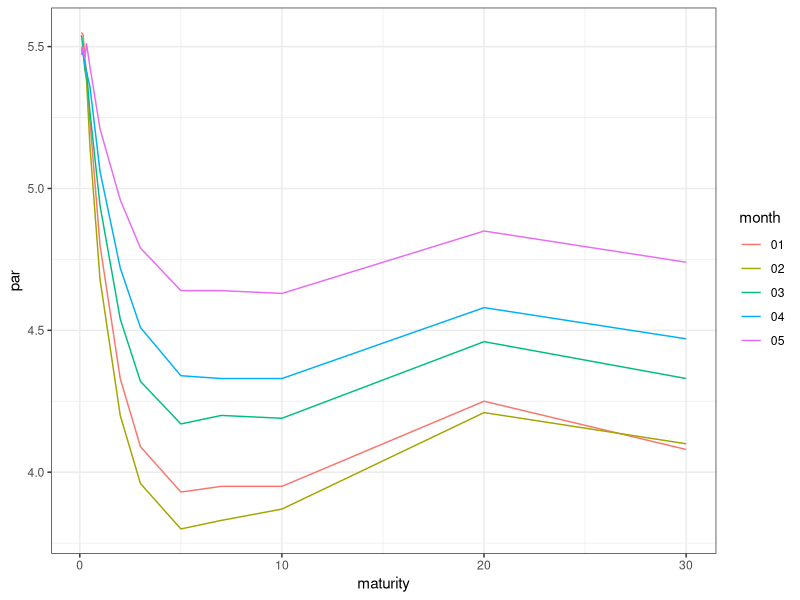
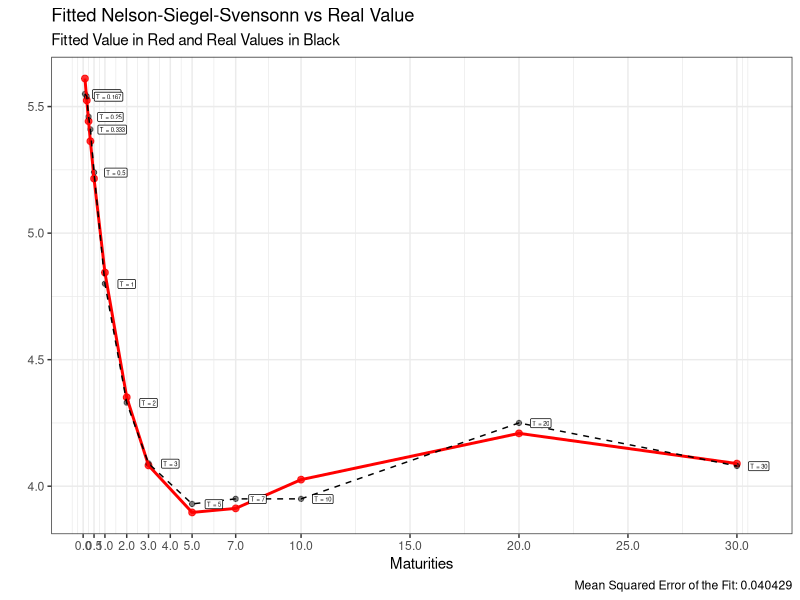
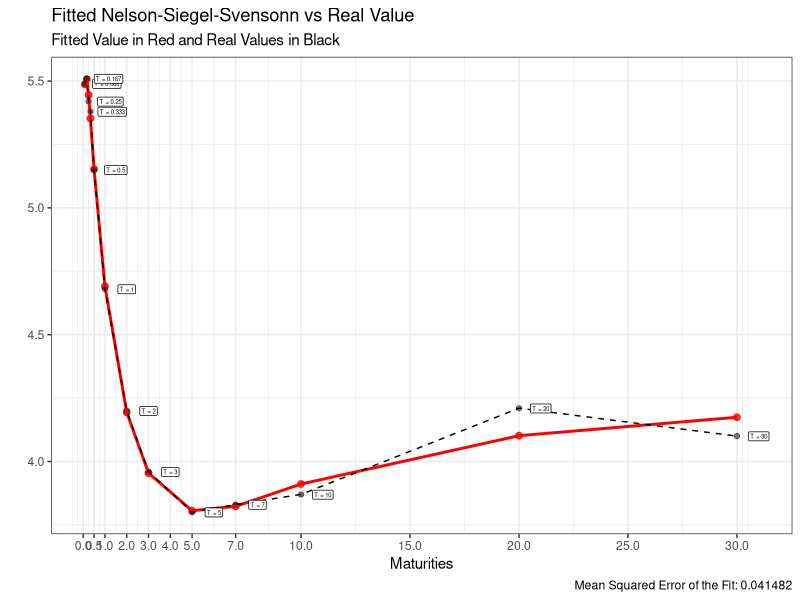
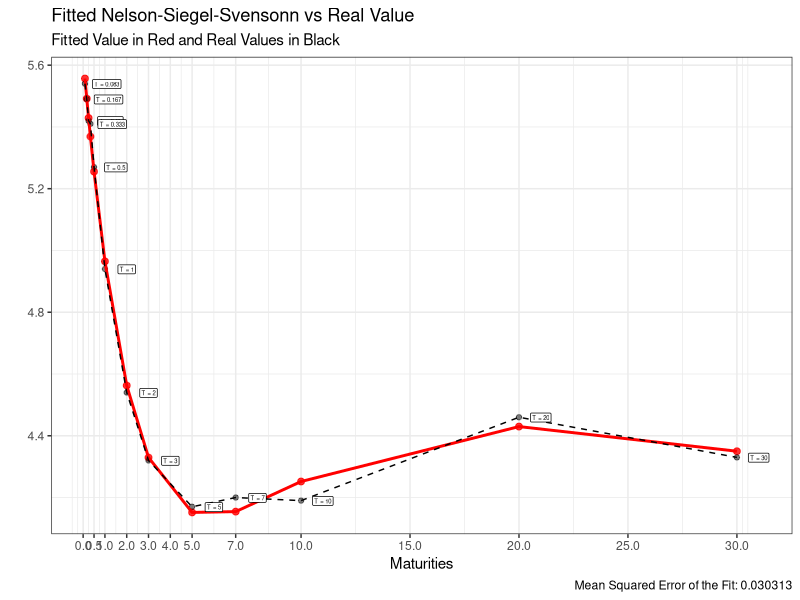
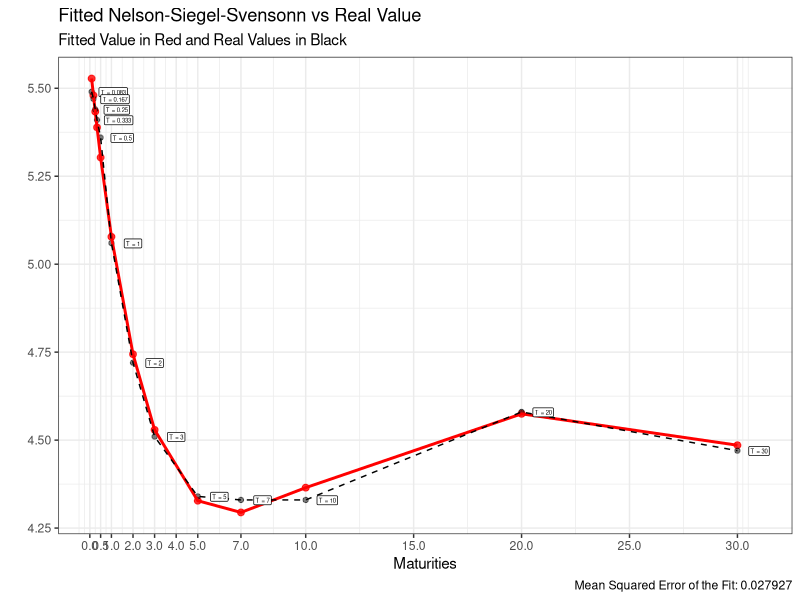
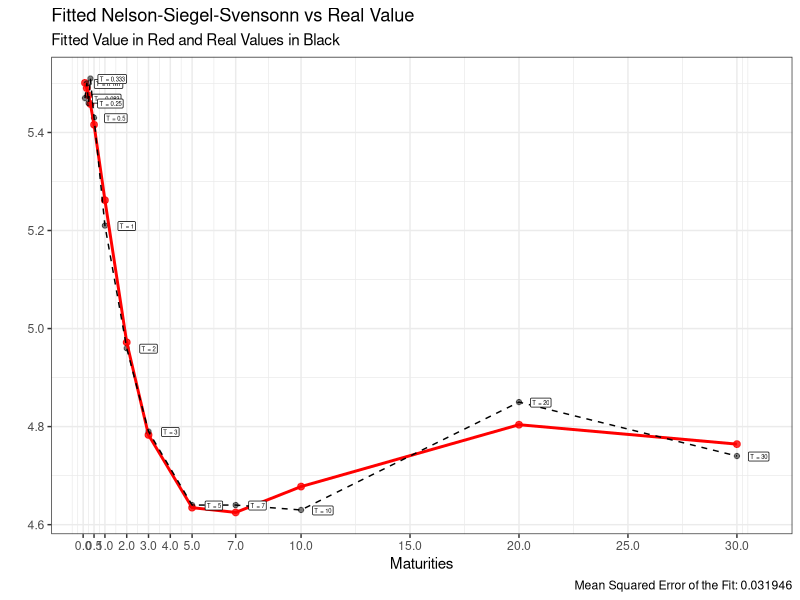
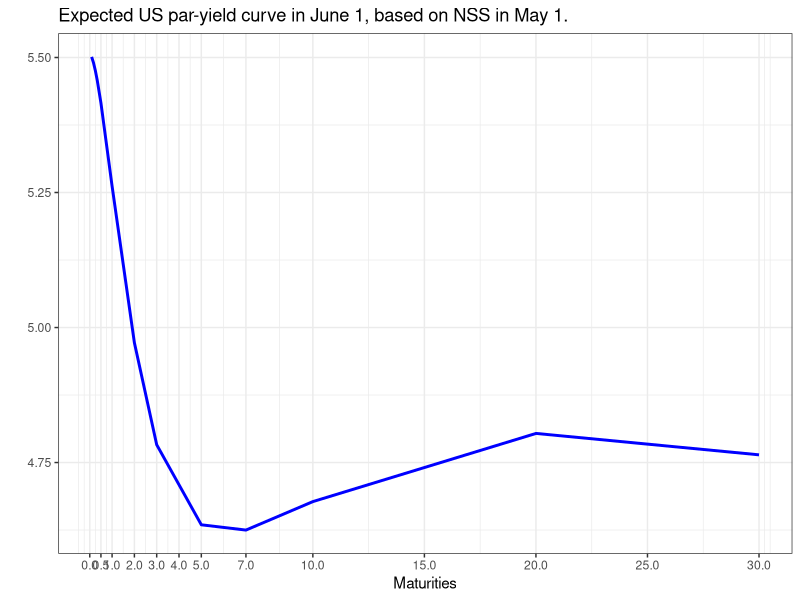

Here is the R script that generated these plots, in order:
library(tidyverse)

# https://rpubs.com/beniamino98/NelsonSiegelSvensonn

# (nelson_siegel) return NSS model rates for given parameters
# (optim_nelson_siegel) return optimal tibble for given term-structure, using finite difference method
# maturity : vector of year maturity
# term_sturucture : vector of real spot rate, order to maturity, omit %
# params : vector of NSS medel 6 parameters, beta0 to tau2

nelson_siegel <- function(maturity, params){
  
  # parameters 
  beta0 = params[1]
  beta1 = params[2]
  beta2 = params[3]
  beta3 = params[4]
  tau1  = params[5]
  tau2  = params[6]
  
  # function 
  beta0 + 
    beta1 * (1 - exp(-maturity/tau1)) / (maturity/tau1) + 
    beta2 * ((1 - exp(-maturity/tau1)) / (maturity/tau1) - exp(-maturity/tau1)) + 
    beta3 * ((1 - exp(-maturity/tau2)) / (maturity/tau2) - exp(-maturity/tau2)) 
  
}
optim_nelson_siegel <- function(term_structure = NULL, maturity = NULL, params = rep(0.1, 6),
                                contraint_threshold = 0.1, tau_threshold = 10, beta_threshold = 30){
  
  loss_function <- function(params){
    
    # parameters 
    beta0 = params[1]
    beta1 = params[2]
    beta2 = params[3]
    beta3 = params[4]
    tau1  = params[5]
    tau2  = params[6]
    
    # contraints
    contraint = abs(beta0 + beta1 - term_structure[1])
    
    if(contraint > contraint_threshold ){
      return(NA)
    }
    
    # if(tau1 > tau_threshold | tau2 > tau_threshold){
    #   return(NA)
    # }
    # 
    # if(beta2 > beta_threshold | beta3 > beta_threshold ){
    #   return(NA)
    # }
    
    sum(
      (term_structure - beta0 - 
         beta1 *  (1 - exp(-maturity/tau1)) / (maturity/tau1) -
         beta2 * ((1 - exp(-maturity/tau1)) / (maturity/tau1) - exp(-maturity/tau1)) - 
         beta3 * ((1 - exp(-maturity/tau2)) / (maturity/tau2) - exp(-maturity/tau2)) 
      )^2)
    
  }
  
  # set initial values for to beta0 and beta1 that respect the contraint 
  # beta0 is long-term rate & beta1 is short-term rate minus beta0
  params = c(term_structure[length(term_structure)],
             term_structure[1]-term_structure[length(term_structure)],
             params[3:6] )
  
  # beta0 & beta1 is equal to (short-term rate)/2
  # params = c(term_structure[1]/2,term_structure[1]/2,params[3:6] )
  
  # minimization of the loss function 
  optimization = optim(params, loss_function)
  
  # optimal parameters 
  optim_params = c(beta0 = optimization$par[1], 
                   beta1 = optimization$par[2], 
                   beta2 = optimization$par[3],
                   beta3 = optimization$par[4],
                   tau1  = optimization$par[5], 
                   tau2  = optimization$par[6])
  
  # fitted value from Nelson-Siegel base function 
  fitted_values = nelson_siegel(maturity, optim_params)
  
  # compute the mean square error
  mse_fit = sd(fitted_values - term_structure, na.rm = TRUE)
  
  # output 
  dplyr::tibble( 
    maturity = list(maturity),
    term_structure = list(term_structure),
    start_params = list(params),
    optim_params = list(optim_params),
    fit = list(fitted_values),
    mse = mse_fit
  )
} 

# (random_params) return random number follows an uniform distribution
# n.params: number of parameter to generate 
# params.min: for random generation, minimum parameter
# params.max: for random generation, maximum parameter
# seed: to control randomness 

random_params <- function(n.params = 1, params.min = 0, params.max = 5, seed = 1){
  
  set.seed(seed)
  
  runif(n.params, params.min, params.max)
  
}

# (calibrate_nelson_siegel) return n-times "optim_nelson_siegel" outputs
#                           using Monte-carlo simulation for random 3 parameters(beta2 to tau2)
# n: number of simulations 
# params.min: for random generation, minimum parameter
# params.max: for random generation, maximum parameter
# verbose: disply progress in the importation.

calibrate_nelson_siegel <- function(object, n = 100, params.min = -5, params.max = 5, 
                                    contraint_threshold = 0.01, verbose = TRUE ){
  
  # initialize the parameters 
  term_structure = object$term_structure[[1]]
  maturity = object$maturity[[1]]
  
  # list containing all the simulations 
  simulations = list()
  
  # safe version to avoid errors if we made many simulations
  safe_optim = purrr::safely(optim_nelson_siegel)
  
  for(i in 1:n){
    
    # generate a random seed
    random_seed = mean(random_params(10, 0, 100000, seed = i))
    
    # generate random parameters 
    random_params = random_params(6, params.min, params.max, seed = random_seed)
    
    simulations[[i]] = safe_optim(term_structure  = term_structure, maturity = maturity, params = random_params, contraint_threshold = contraint_threshold)$result
    
    if( verbose &(i%%50 == 0)){message("Simulations: ", i, "/", n)}
    
  }
  
  # unique dataset for all the simulation
  simulations_df = dplyr::bind_rows(simulations) 
  
  # add the initial object
  simulations_df = dplyr::bind_rows(object, simulations) 
  
  # index for the simulations 
  simulations_df = dplyr::mutate(simulations_df, n = 1:nrow(simulations_df)) 
  
  return(simulations_df)
  
}

# (optimal_params_ns) summarize of all above, return optimal result minimize MSE from n-times simulation.
# term_structure = NULL
# maturity = NULL
# n = 1000
# params.init = rep(0.1, 6)
# params.min = -5
# params.max = 5
# contraint_threshold = 0.1
# label = NULL (label for the plot)
# verbose = TRUE

optimal_params_ns <- function(term_structure = NULL, maturity = NULL, 
                              n = 1000, params.init = rep(0.1, 6), params.min = -5, params.max = 5,
                              contraint_threshold = 0.1, label = NULL, verbose = TRUE){
  
  # first fit 
  first_fit_ns = optim_nelson_siegel(term_structure = term_structure, maturity = maturity, params = params.init)
  
  # simulations 
  sim_fit_ns = calibrate_nelson_siegel(first_fit_ns, n = n, params.min = params.min, params.max = params.max, contraint_threshold = contraint_threshold)
  
  # best parameters 
  df_optim_params = sim_fit_ns[which(sim_fit_ns$mse == min(sim_fit_ns$mse, na.rm = TRUE)),]
  
  
  # setting the title of the plot 
  if(!is.null(label) & is.character(label)){
    
    plot_title = paste0("Fitted Nelson-Siegel-Svensonn vs Real Value ", "(", label, ")" )
    
  } else {
    
    plot_title = "Fitted Nelson-Siegel-Svensonn vs Real Value"
  }
  
  
  # plot of fitted vs real values 
  plot_df =  dplyr::inner_join(
    dplyr::tibble(
      t = maturity,
      pred = df_optim_params$fit[[1]]
    ),
    dplyr::tibble(
      t = maturity,
      real = term_structure
    ),
    by = "t"
  ) 
  
  # Plot Real value vs Fitted Values 
  plot_ns = plot_df %>%
    mutate(label = paste0("T = ", round(t, 3)))%>%
    ggplot()+
    geom_point(aes(t, pred), color = "red", size = 2, alpha = 0.8) +
    geom_point(aes(t, real), color = "black", alpha = 0.5)+
    geom_line(aes(t, pred), color = "red", size = 1) +
    geom_line(aes(t, real), color = "black", linetype = "dashed") +
    geom_label(aes(t+1, real-0.001, label = label), size = 1.5)+
    theme(axis.text.x = element_text(angle = 25, face = "bold", size = 7), 
          axis.text.y = element_text(face = "bold"), 
          axis.title  = element_text(face = "bold"),
          plot.title  = element_text(face = "bold"),
          plot.subtitle = element_text(face = "italic"),
          plot.caption = element_text(face = "italic"),
          panel.grid.major.x = element_line(colour="grey60", linetype="dotted"),
          panel.grid.minor.x = element_blank(),
          panel.grid.major.y = element_line(colour="grey60", linetype="dotted"),
          legend.text = element_text(face = "italic", size = 5),
          legend.title = element_text(face = "bold"),
          legend.position = "top" ) +
    scale_x_continuous(breaks=c(0, 0.5, 1,2,3,4,5,7,10,15, 20, 25, 30))+
    ggtitle(plot_title, subtitle = "Fitted Value in Red and Real Values in Black" )+
    xlab("Maturities")+
    ylab("") + 
    labs(caption = paste0("Mean Squared Error of the Fit: ", round(df_optim_params$mse, 6)))+
    theme_bw()
  
  
  
  # output 
  structure(
    list(
      optim_params = tibble( beta0=df_optim_params$optim_params[[1]][1],
                             beta1=df_optim_params$optim_params[[1]][2],
                             beta2=df_optim_params$optim_params[[1]][3],
                             beta3=df_optim_params$optim_params[[1]][4],
                             tau1=df_optim_params$optim_params[[1]][5],
                             tau2=df_optim_params$optim_params[[1]][6]),
      plot_ns = plot_ns,
      simulations = sim_fit_ns,
      df_optim = df_optim_params
      
    )
  )
  
}

# example

setwd("/Users/hwan/Desktop/Homepage/study_24spring")

uspar <- tibble()
uspar <- read_csv("investment_hw/usparyield.csv") %>% 
  arrange(Date) %>% 
  mutate(year=substr(Date,7,10),
         month=substr(Date,1,2)) %>% 
  group_by(year,month) %>% 
  slice(1) %>% 
  pivot_longer(cols = contains(" "),values_to = "par", names_to = "time") %>% 
  mutate(maturity=c(1,2,3,4,6,12,24,36,60,84,120,240,360)/12) %>% 
  ungroup()

ggplot(uspar,aes(x=maturity,y=par,colour=month))+
  geom_line()+
  theme_bw()

uspar_jan <- uspar %>% filter(month=="01")
uspar_feb <- uspar %>% filter(month=="02")
uspar_mar <- uspar %>% filter(month=="03")
uspar_apr <- uspar %>% filter(month=="04")
uspar_may <- uspar %>% filter(month=="05")

Jan <- optimal_params_ns(uspar_jan$par,uspar_jan$maturity,n=1000,contraint_threshold = 0.25)
Feb <- optimal_params_ns(uspar_feb$par,uspar_feb$maturity,n=1000,contraint_threshold = 0.25)
Mar <- optimal_params_ns(uspar_mar$par,uspar_mar$maturity,n=1000,contraint_threshold = 0.25)
Apr <- optimal_params_ns(uspar_apr$par,uspar_apr$maturity,n=1000,contraint_threshold = 0.25)
May <- optimal_params_ns(uspar_may$par,uspar_may$maturity,n=1000,contraint_threshold = 0.25)

Jan$plot_ns
Feb$plot_ns
Mar$plot_ns
Apr$plot_ns
May$plot_ns

optim_parameters <- Jan$optim_params %>% 
  union_all(Feb$optim_params) %>% 
  union_all(Mar$optim_params) %>% 
  union_all(Apr$optim_params) %>% 
  union_all(May$optim_params) %>% 
  mutate(month=c("Jan","Feb","Mar","Apr","May"))
optim_parameters

est_jun <- tibble(maturity=uspar_may$maturity,
                  par=May$df_optim$fit[[1]])

ggplot(est_jun,aes(x=maturity,y=par))+
  geom_line(colour="blue", size=1)+
  scale_x_continuous(breaks=c(0, 0.5, 1,2,3,4,5,7,10,15, 20, 25, 30))+
  ggtitle("Expected US par-yield curve in June 1, based on NSS in May 1.")+
  xlab("Maturities")+
  ylab("") + 
  theme_bw()
